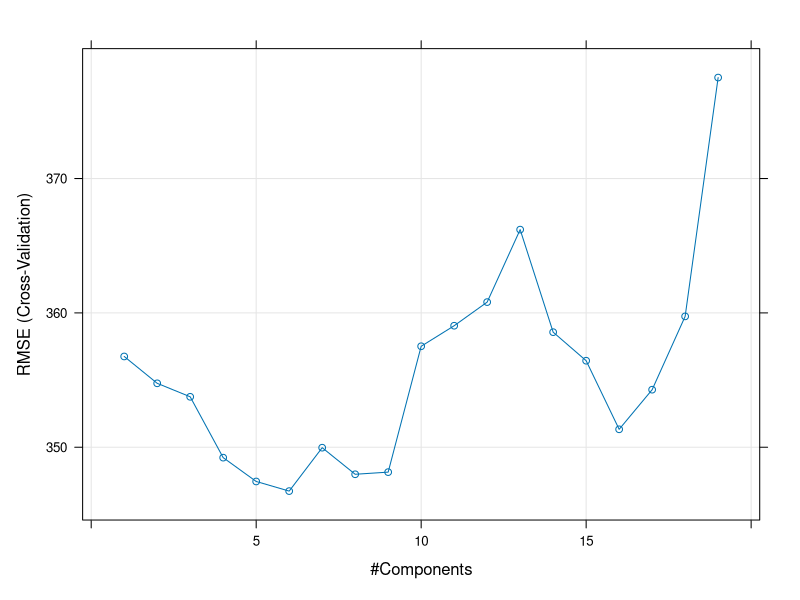
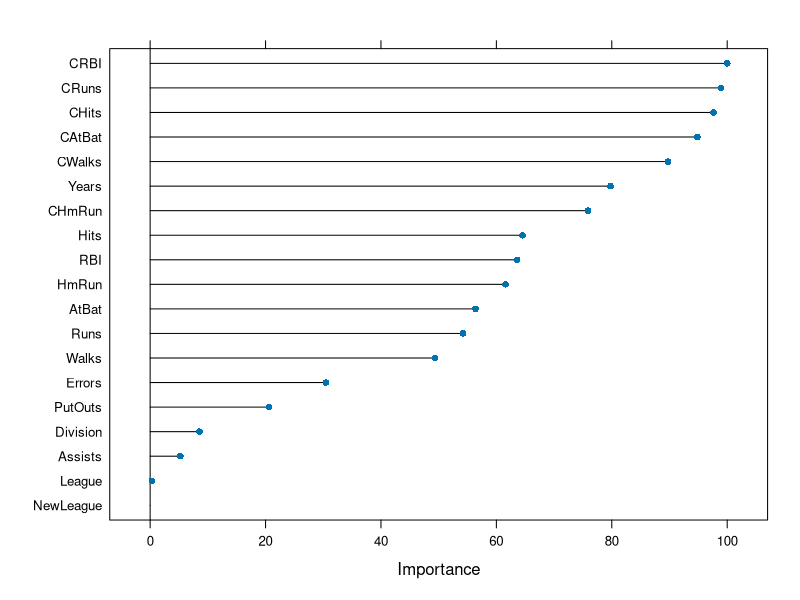

R code for these plots, in order:
##Problem Description----------------------------------------------------------
'
 Covers Principal Components Analysis for regression (also known as PCR). This 
 technique uses PCA which can reduce the dimension of predictor variables before
 fitting supervised models. Therefore, note that PCR is a two step process, and 
 in the first step, the PCA does not consider any aspects of the response when 
 it selects the components. Instead, it seeks to reduce the variability present 
 throughout the predictor space.

 PCA can also be used to visualize trends in the data for datasets with a large 
 number of variables.

 In this problem, we wish to predict a baseball players Salary on the basis of 
 various statistics associated with performance in the previous year. Here we 
 use principal component analysis for regression to first reduce the number of 
 predictor variables in data to two or three principal components with minimal 
 loss of information
'
library(caret)
library(tidyverse)

Hitters_data <- read.csv("Hitters.csv", header = T)

Hitters_data


##Partition the Data-----------------------------------------------------------
set.seed(99)

index <- createDataPartition(Hitters_data$Salary, p = 0.8, list = FALSE)

Hitters_train <- Hitters_data[index,]
Hitters_test <- Hitters_data[-index,]


##Fit the Model----------------------------------------------------------------

#Set up tuning parameters using cross validation to minimize overfitting
fit_control <- trainControl(method = 'cv',
                            number = 5)

library(pls)

'
 Anytime we want to fit a model using train we tell it which model to fit by 
 providing a formula for the first argument with the response first then ~ then 
 the features. Then we need to provide a method (we specify "rf" to implement 
 randomForest). Make sure your categorical variables are either factor or 
 character.
'

# define a grid of parameter options to try
pcr_grid <- expand.grid(ncomp = 1:(ncol(Hitters_train)-1))

pcr_grid

model_pcr <- train(Salary ~ .,
                   data = Hitters_train,               #train set
                   method = "pcr",                     #principal comp. regression
                   preProcess = c("center", "scale"),  #center and scale variables 
                   trControl = fit_control,            #set up cross-validation
                   tuneGrid = pcr_grid)                #provide a grid of number of Principal comps to try

model_pcr

summary(model_pcr)  #Summarize the final model

plot(model_pcr)

plot(varImp(model_pcr)) #variable importance


##Get Predictions using Test Set Data------------------------------------------
Hitters <- predict(model_pcr, Hitters_test) #predict on the testing sample

head(Hitters)


##Evaluate Model Performance---------------------------------------------------
ASE <- mean((Hitters- Hitters_test$Salary) ^2) #ASE

ASE
